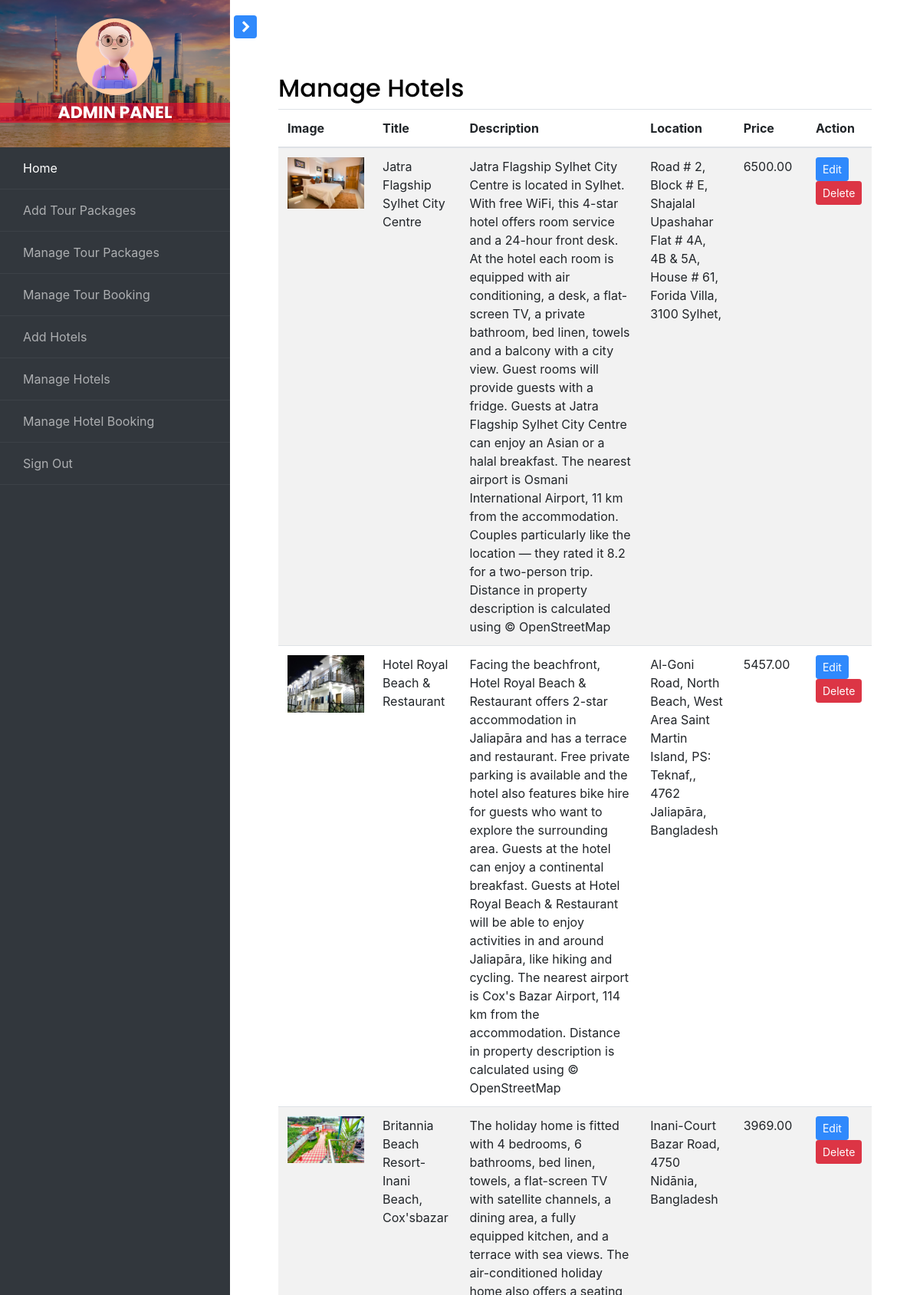
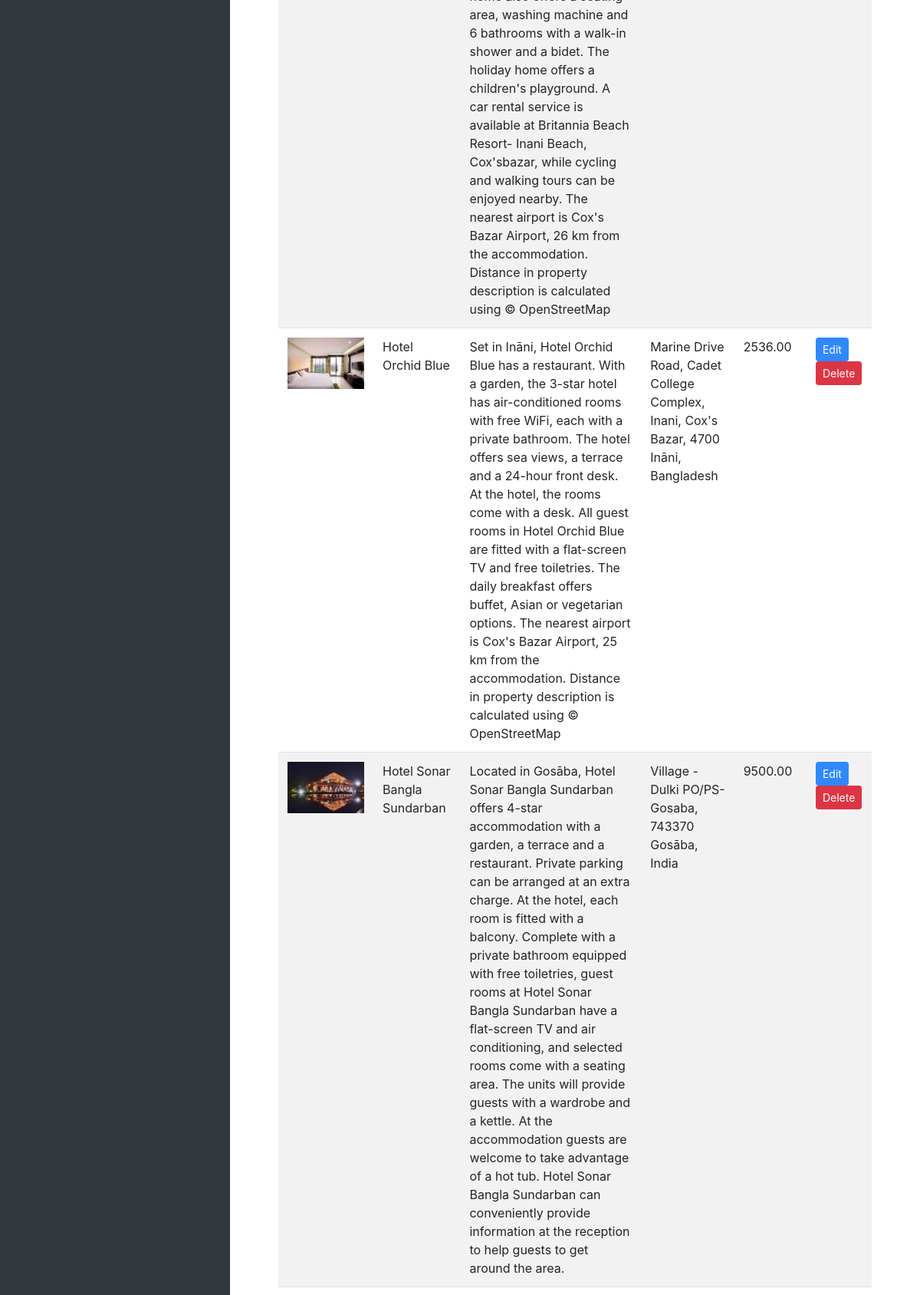
Screenshot of /admin/manageHotels.php (upper part) with the database file from the repository (2 pictures, top to bottom).
### tables this page shows
CREATE TABLE `hotels` (
  `id` int(11) NOT NULL,
  `title` varchar(255) NOT NULL,
  `description` text NOT NULL,
  `location` varchar(255) NOT NULL,
  `image` varchar(255) NOT NULL,
  `price` decimal(10,2) NOT NULL
);

### admin/manageHotels.php (the view, shortened to what this page needs)
<?php
include 'inc/header.php';
include '../connection/config.php';
$sql = "SELECT * FROM hotels";
$result = $conn->query($sql);
?>
<div id="content" class="p-4 p-md-5 pt-5">
    <div class="container mt-5">
        <h2>Manage Hotels</h2>
        <table class="table table-striped">
            <thead>
                <tr>
                    <th>Image</th>
                    <th>Title</th>
                    <th>Description</th>
                    <th>Location</th>
                    <th>Price</th>
                    <th>Action</th>
                </tr>
            </thead>
            <tbody>
                <?php
                if ($result->num_rows > 0) {
                    while ($row = $result->fetch_assoc()) {
                        echo '<tr>';
                        echo '<td><img src="hotels/' . $row['image'] . '" alt="' . $row['title'] . '" width="100"></td>';
                        echo '<td>' . $row['title'] . '</td>';
                        echo '<td>' . $row['description'] . '</td>';
                        echo '<td>' . $row['location'] . '</td>';
                        echo '<td>' . $row['price'] . '</td>';
                        echo '<td>';
                        echo '<a href="editHotel.php?id=' . $row['id'] . '" class="btn btn-primary btn-sm">Edit</a>';
                        echo ' <a href="?delete_id=' . $row['id'] . '" class="btn btn-danger btn-sm" onclick="return confirm(\'Are you sure you want to delete this hotel?\')">Delete</a>';
                        echo '</td>';
                        echo '</tr>';
                    }
                } else {
                    echo '<tr><td colspan="6">No hotels found.</td></tr>';
                }
                ?>
            </tbody>
        </table>
    </div>
</div>
<?php
include 'inc/footer.php';
?>

### rows the page displays
hotels: image (picture), title "Jatra Flagship Sylhet City Centre", description "Jatra Flagship Sylhet City Centre is located in Sylhet. With free WiFi, this 4-star hotel offers room service and a 24-hour front desk. At the hotel each room is equipped with air conditioning, a desk, a flat-screen TV, a private bathroom, bed linen, towels and a balcony with a city view. Guest rooms will provide guests with a fridge. Guests at Jatra Flagship Sylhet City Centre can enjoy an Asian or a halal breakfast. The nearest airport is Osmani International Airport, 11 km from the accommodation. Couples particularly like the location — they rated it 8.2 for a two-person trip. Distance in property description is calculated using © OpenStreetMap", location "Road # 2, Block # E, Shajalal Upashahar Flat # 4A, 4B & 5A, House # 61, Forida Villa, 3100 Sylhet,", price "6500.00"
hotels: image (picture), title "Hotel Royal Beach & Restaurant", description "Facing the beachfront, Hotel Royal Beach & Restaurant offers 2-star accommodation in Jaliapāra and has a terrace and restaurant. Free private parking is available and the hotel also features bike hire for guests who want to explore the surrounding area. Guests at the hotel can enjoy a continental breakfast. Guests at Hotel Royal Beach & Restaurant will be able to enjoy activities in and around Jaliapāra, like hiking and cycling. The nearest airport is Cox's Bazar Airport, 114 km from the accommodation. Distance in property description is calculated using © OpenStreetMap", location "Al-Goni Road, North Beach, West Area Saint Martin Island, PS: Teknaf,, 4762 Jaliapāra, Bangladesh", price "5457.00"
hotels: image (picture), title "Britannia Beach Resort- Inani Beach, Cox'sbazar", description "The holiday home is fitted with 4 bedrooms, 6 bathrooms, bed linen, towels, a flat-screen TV with satellite channels, a dining area, a fully equipped kitchen, and a terrace with sea views. The air-conditioned holiday home also offers a seating area, washing machine and 6 bathrooms with a walk-in shower and a bidet. The holiday home offers a children's playground. A car rental service is available at Britannia Beach Resort- Inani Beach, Cox'sbazar, while cycling and walking tours can be enjoyed nearby. The nearest airport is Cox's Bazar Airport, 26 km from the accommodation. Distance in property description is calculated using © OpenStreetMap", location "Inani-Court Bazar Road, 4750 Nidānia, Bangladesh", price "3969.00"
hotels: image (picture), title "Hotel Orchid Blue", description "Set in Ināni, Hotel Orchid Blue has a restaurant. With a garden, the 3-star hotel has air-conditioned rooms with free WiFi, each with a private bathroom. The hotel offers sea views, a terrace and a 24-hour front desk. At the hotel, the rooms come with a desk. All guest rooms in Hotel Orchid Blue are fitted with a flat-screen TV and free toiletries. The daily breakfast offers buffet, Asian or vegetarian options. The nearest airport is Cox's Bazar Airport, 25 km from the accommodation. Distance in property description is calculated using © OpenStreetMap", location "Marine Drive Road, Cadet College Complex, Inani, Cox's Bazar, 4700 Ināni, Bangladesh", price "2536.00"
hotels: image (picture), title "Hotel Sonar Bangla Sundarban", description "Located in Gosāba, Hotel Sonar Bangla Sundarban offers 4-star accommodation with a garden, a terrace and a restaurant. Private parking can be arranged at an extra charge. At the hotel, each room is fitted with a balcony. Complete with a private bathroom equipped with free toiletries, guest rooms at Hotel Sonar Bangla Sundarban have a flat-screen TV and air conditioning, and selected rooms come with a seating area. The units will provide guests with a wardrobe and a kettle. At the accommodation guests are welcome to take advantage of a hot tub. Hotel Sonar Bangla Sundarban can conveniently provide information at the reception to help guests to get around the area.", location "Village - Dulki PO/PS- Gosaba, 743370 Gosāba, India", price "9500.00"
